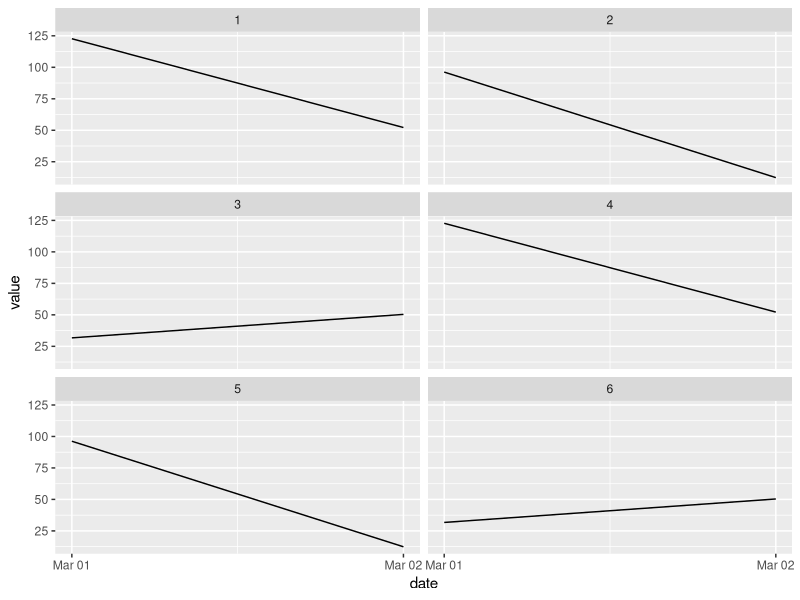

The R script that drew this image:
# http://stackoverflow.com/questions/19059826/multiple-graphs-over-multiple-pages-using-ggplot
library(ggplot2)

ii <- 2
nn <- 6

mydf <- data.frame(date = rep(seq(as.Date('2013-03-01'), by = 'day', length.out = ii), nn),
                   value = rep(runif(nn, 10, 200))
                   )

mydf$facet.variable <- rep(1:nn, each = ii)

p <- ggplot(mydf, aes(x = date, y = value)) +
    geom_line() +
    facet_wrap(~ facet.variable, ncol = ii)

print(p)
